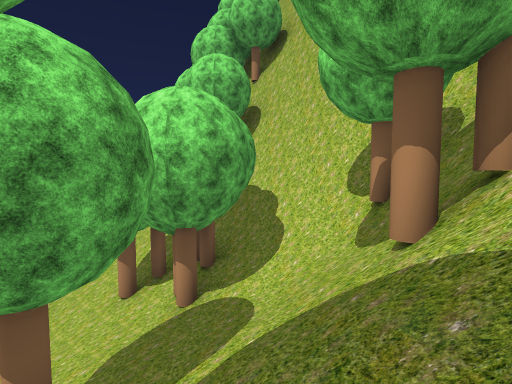
View 1 (above)

24 first-person views from a walk through a scene from a Unity 3-D project. The camera is 1.5 m above the floor, tilts 4° down and sees 80° across. The floor is counted in squares, 2 m on a side. Each view is taken from the middle of a square. On the plan, view 1 faces up. The plan holds only what a view shows up to about 10 squares ahead; the rest is blank. The place goes on beyond the plan. Some trees and plants on the terrain are drawn as simple stand-ins. The player is left out. Some surface patterns are stand-ins.

View 2
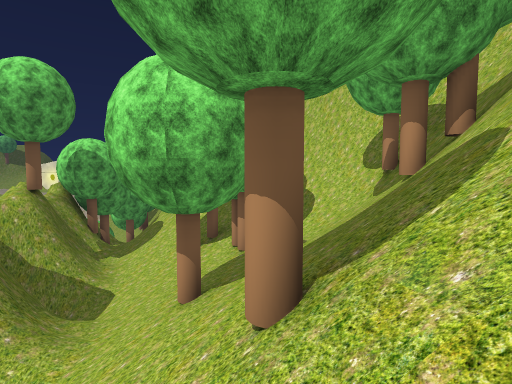

View 3
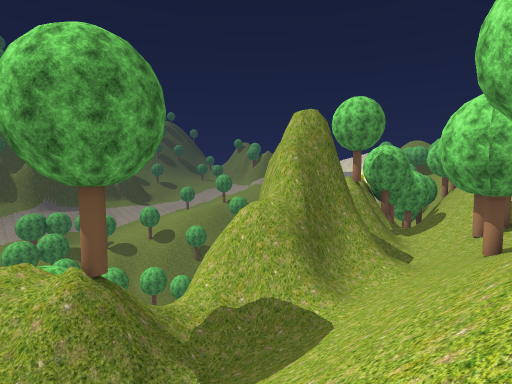

View 4
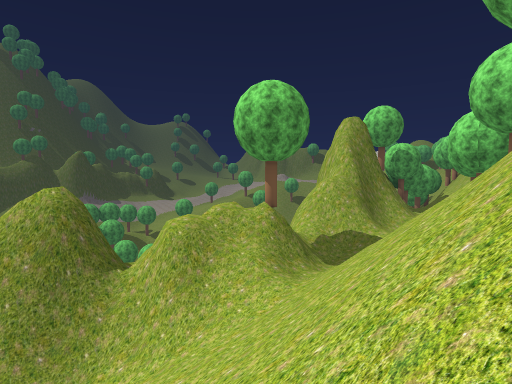

View 5
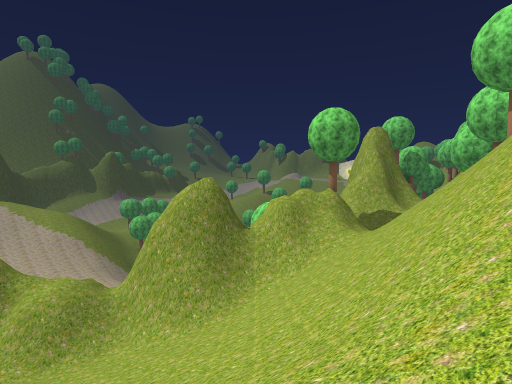

View 6
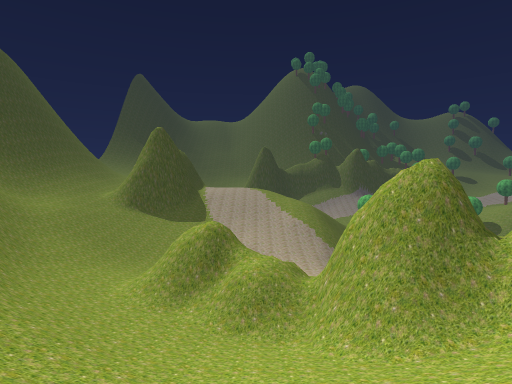

View 7
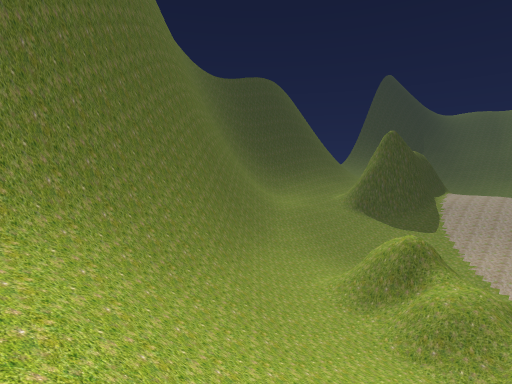

View 8
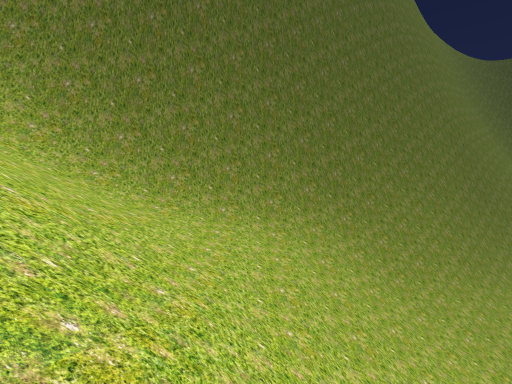

View 9
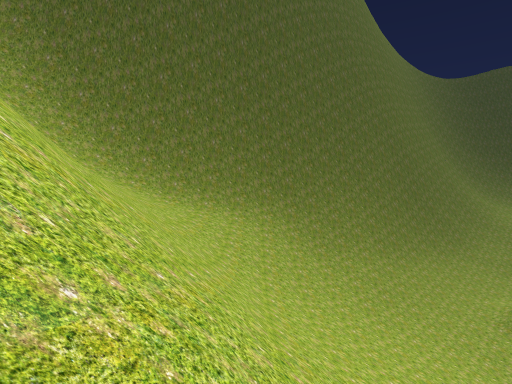

View 10
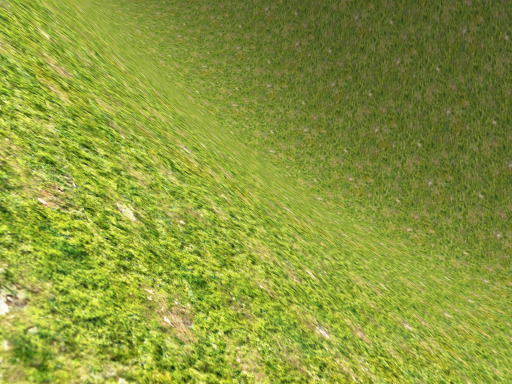

View 11
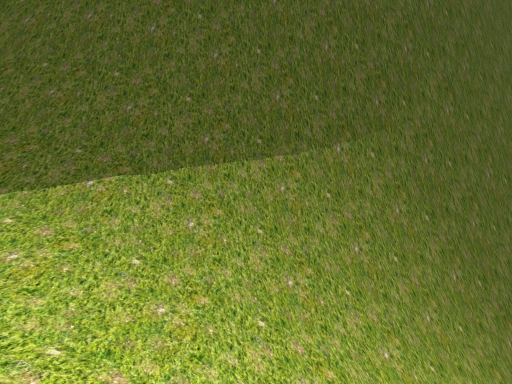

View 12
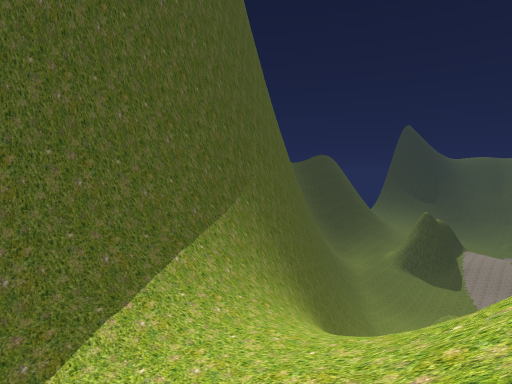

View 13
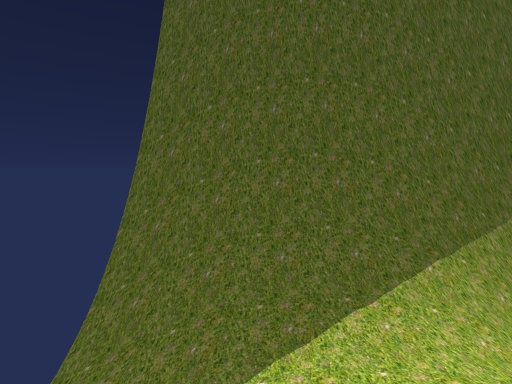

View 14
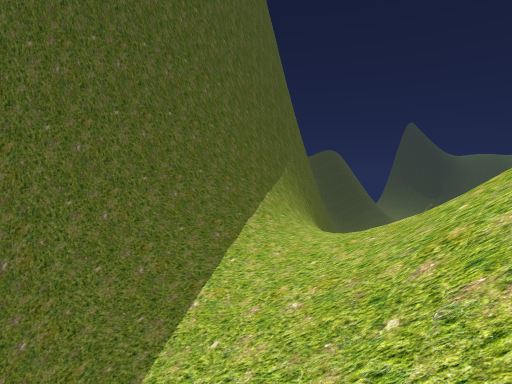

View 15
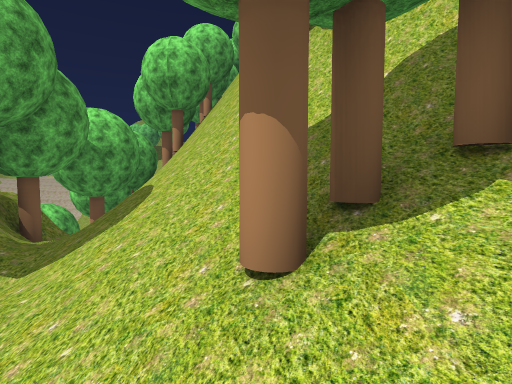

View 16
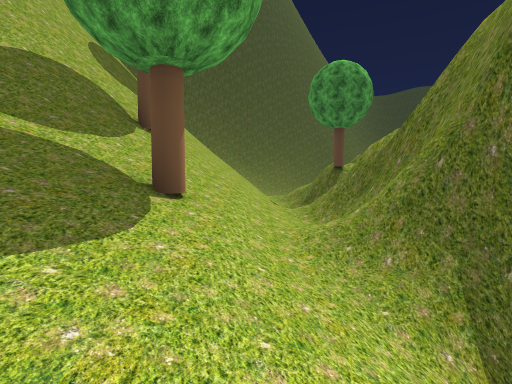

View 17
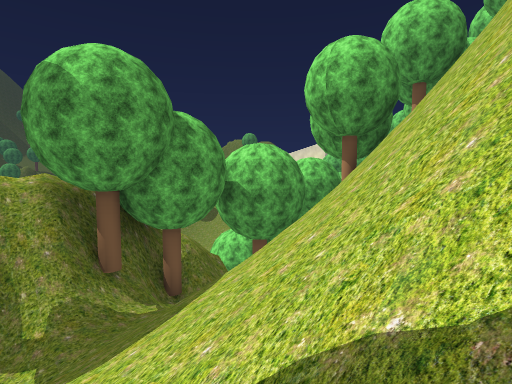

View 18
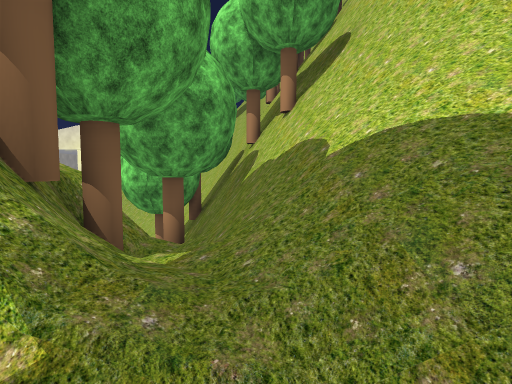

View 19
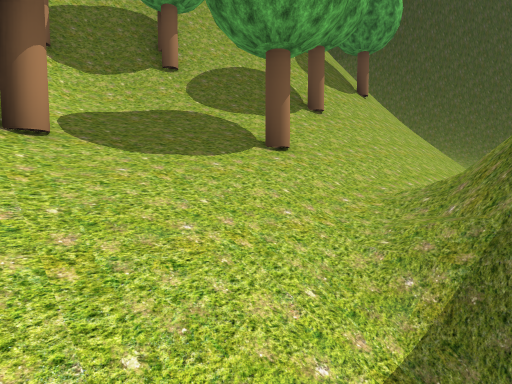

View 20
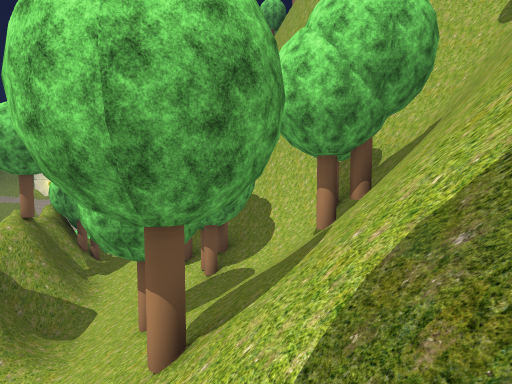

View 21
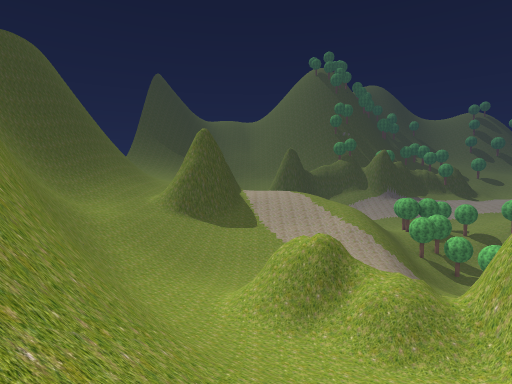

View 22
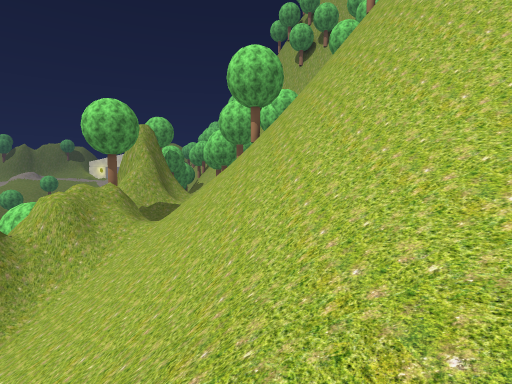

View 23
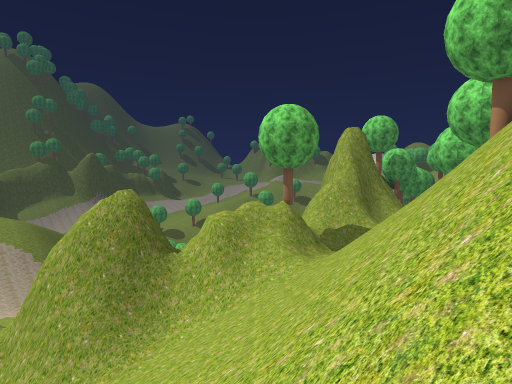

View 24
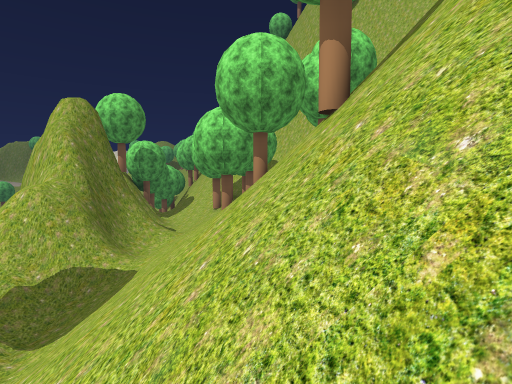

### Floor plan
Key: @ floor where view 1 was taken; # wall or solid block; x gap in a wall; . main floor; : floor 1.75 m higher than the main floor; + floor 3.25 m higher than the main floor; * floor 4.75 m higher than the main floor; % floor 6.5 m higher than the main floor; & floor 11.25 m higher than the main floor; $ floor 24 m higher than the main floor; / step, stairs or slope; = window, fence, low wall or low ledge; v drop or lower ground; T tree.
Columns run from 11 left of view 1 to 16 right of it. Each row starts with its distance up from view 1.
 13    ###=##
 12   ##*#/###
 11   #T////##
 10   ##T////###
  9    ##/////##
  8    ##//////##
  7     ##//TTT/##   v
  6     ##////T//##  v
  5      #///////T# vv
  4      ##//////=#
  3       #//T///=#
  2       #/////&T#
  1       #%/////##
  0      ##%//T@/##
 -1     ###%/////#
 -2     v/=/////##
 -3      %//////##
 -4      ##////T#
 -5     vT#*///##
 -6     v//////=#
 -7     v//////##
 -8    ###=////##
 -9    ##=/////####
-10    ##//////=####
-11  ####////////=###     //////
-12 =####//////////=##   //////
-13 =+x//////////////=#/ ///$///
-14  +=/////////////////////$///
-15 #==.////////////=#===///////
-16 ##.////////////#############
-17 #/.//////////####
-18 ///////////####
-19 .://////####
-20 ////=#####
-21 ///####
-22 //##
-23 ###

Positions as (right, up) in squares from view 1, and headings:
1: (0, 0), facing up
2: (-1, -2), facing up
3: (-1, -6), facing up-left
4: (0, -11), facing up-left
5: (1, -16), facing up-left
6: (0, -14), facing left
7: (0, -12), facing down-left
8: (0, -11), facing down
9: (-1, -7), facing down
10: (1, -11), facing down-right
11: (10, -12), facing down
12: (14, -11), facing down-left
13: (14, -11), facing down
14: (16, -11), facing down-left
15: (-3, 5), facing up
16: (-3, 6), facing down
17: (-2, 8), facing up-left
18: (-6, 8), facing up
19: (-5, 6), facing down-right
20: (0, -3), facing up
21: (-1, -18), facing left
22: (0, -17), facing up
23: (1, -13), facing up-left
24: (-1, -8), facing up
